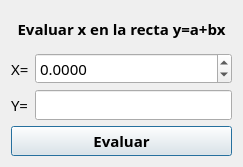
<?xml version="1.0" encoding="UTF-8"?>
<ui version="4.0">
 <class>evaluarPuntoDialog</class>
 <widget class="QDialog" name="evaluarPuntoDialog">
  <property name="geometry">
   <rect>
    <x>0</x>
    <y>0</y>
    <width>243</width>
    <height>167</height>
   </rect>
  </property>
  <property name="minimumSize">
   <size>
    <width>243</width>
    <height>167</height>
   </size>
  </property>
  <property name="maximumSize">
   <size>
    <width>243</width>
    <height>167</height>
   </size>
  </property>
  <property name="windowTitle">
   <string>Evaluar punto</string>
  </property>
  <layout class="QVBoxLayout" name="verticalLayout">
   <item>
    <widget class="QLabel" name="label_2">
     <property name="font">
      <font>
       <family>Gill Sans MT</family>
       <pointsize>11</pointsize>
       <weight>75</weight>
       <bold>true</bold>
      </font>
     </property>
     <property name="text">
      <string>Evaluar x en la recta y=a+bx</string>
     </property>
     <property name="alignment">
      <set>Qt::AlignCenter</set>
     </property>
    </widget>
   </item>
   <item>
    <layout class="QFormLayout" name="formLayout">
     <item row="0" column="0">
      <widget class="QLabel" name="label_3">
       <property name="font">
        <font>
         <family>Gill Sans MT</family>
         <pointsize>11</pointsize>
        </font>
       </property>
       <property name="text">
        <string>X=</string>
       </property>
      </widget>
     </item>
     <item row="0" column="1">
      <widget class="QDoubleSpinBox" name="puntoXDSB">
       <property name="font">
        <font>
         <family>Gill Sans MT</family>
         <pointsize>11</pointsize>
        </font>
       </property>
       <property name="decimals">
        <number>4</number>
       </property>
       <property name="minimum">
        <double>-10000000.000000000000000</double>
       </property>
       <property name="maximum">
        <double>1000000.000000000000000</double>
       </property>
       <property name="stepType">
        <enum>QAbstractSpinBox::DefaultStepType</enum>
       </property>
      </widget>
     </item>
     <item row="1" column="0">
      <widget class="QLabel" name="label">
       <property name="font">
        <font>
         <family>Gill Sans MT</family>
         <pointsize>11</pointsize>
        </font>
       </property>
       <property name="text">
        <string>Y=</string>
       </property>
      </widget>
     </item>
     <item row="1" column="1">
      <widget class="QLineEdit" name="puntoYLineEdit">
       <property name="enabled">
        <bool>true</bool>
       </property>
       <property name="font">
        <font>
         <family>Gill Sans MT</family>
         <pointsize>11</pointsize>
        </font>
       </property>
       <property name="readOnly">
        <bool>true</bool>
       </property>
      </widget>
     </item>
    </layout>
   </item>
   <item>
    <widget class="QPushButton" name="EvaluarPushButton">
     <property name="font">
      <font>
       <family>Gill Sans MT</family>
       <pointsize>11</pointsize>
       <weight>75</weight>
       <bold>true</bold>
      </font>
     </property>
     <property name="text">
      <string>Evaluar</string>
     </property>
    </widget>
   </item>
  </layout>
 </widget>
 <resources/>
 <connections/>
</ui>
